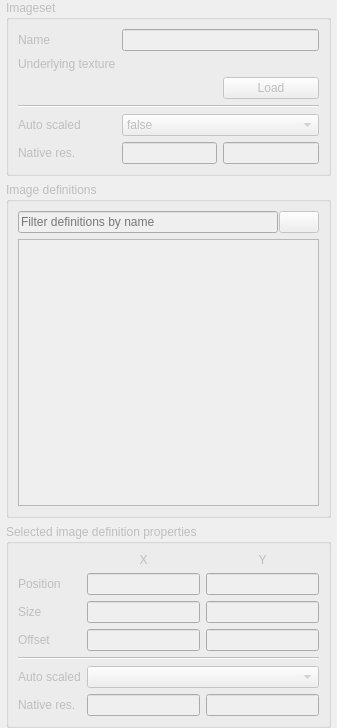
<?xml version="1.0" encoding="UTF-8"?>
<ui version="4.0">
 <class>DockWidget</class>
 <widget class="QDockWidget" name="DockWidget">
  <property name="enabled">
   <bool>false</bool>
  </property>
  <property name="geometry">
   <rect>
    <x>0</x>
    <y>0</y>
    <width>337</width>
    <height>728</height>
   </rect>
  </property>
  <property name="sizePolicy">
   <sizepolicy hsizetype="Preferred" vsizetype="Expanding">
    <horstretch>0</horstretch>
    <verstretch>0</verstretch>
   </sizepolicy>
  </property>
  <property name="minimumSize">
   <size>
    <width>337</width>
    <height>525</height>
   </size>
  </property>
  <property name="focusPolicy">
   <enum>Qt::ClickFocus</enum>
  </property>
  <property name="windowTitle">
   <string>Imageset Editing</string>
  </property>
  <widget class="QWidget" name="dockWidgetContents">
   <layout class="QVBoxLayout" name="verticalLayout">
    <property name="spacing">
     <number>6</number>
    </property>
    <property name="sizeConstraint">
     <enum>QLayout::SetNoConstraint</enum>
    </property>
    <property name="leftMargin">
     <number>6</number>
    </property>
    <property name="topMargin">
     <number>0</number>
    </property>
    <property name="rightMargin">
     <number>6</number>
    </property>
    <property name="bottomMargin">
     <number>0</number>
    </property>
    <item>
     <widget class="QGroupBox" name="imagesetGroupBox">
      <property name="minimumSize">
       <size>
        <width>0</width>
        <height>172</height>
       </size>
      </property>
      <property name="title">
       <string>Imageset</string>
      </property>
      <layout class="QGridLayout" name="gridLayout_2">
       <item row="5" column="2">
        <widget class="QLineEdit" name="nativeVertRes"/>
       </item>
       <item row="5" column="1">
        <widget class="QLineEdit" name="nativeHorzRes"/>
       </item>
       <item row="5" column="0">
        <widget class="QLabel" name="nativeResolutionLabel">
         <property name="toolTip">
          <string>Native resolution</string>
         </property>
         <property name="text">
          <string>Native res.</string>
         </property>
        </widget>
       </item>
       <item row="4" column="1" colspan="2">
        <widget class="QComboBox" name="autoScaled">
         <item>
          <property name="text">
           <string>false</string>
          </property>
         </item>
         <item>
          <property name="text">
           <string>vertical</string>
          </property>
         </item>
         <item>
          <property name="text">
           <string>horizontal</string>
          </property>
         </item>
         <item>
          <property name="text">
           <string>min</string>
          </property>
         </item>
         <item>
          <property name="text">
           <string>max</string>
          </property>
         </item>
         <item>
          <property name="text">
           <string>true</string>
          </property>
         </item>
        </widget>
       </item>
       <item row="0" column="1" colspan="2">
        <widget class="QLineEdit" name="name"/>
       </item>
       <item row="2" column="2">
        <widget class="QPushButton" name="imageLoad">
         <property name="text">
          <string>Load</string>
         </property>
        </widget>
       </item>
       <item row="1" column="1" colspan="2">
        <widget class="FileLineEdit" name="image" native="true">
         <property name="sizePolicy">
          <sizepolicy hsizetype="Preferred" vsizetype="Fixed">
           <horstretch>0</horstretch>
           <verstretch>0</verstretch>
          </sizepolicy>
         </property>
        </widget>
       </item>
       <item row="1" column="0">
        <widget class="QLabel" name="imageLabel">
         <property name="text">
          <string>Underlying texture</string>
         </property>
        </widget>
       </item>
       <item row="0" column="0">
        <widget class="QLabel" name="nameLabel">
         <property name="text">
          <string>Name</string>
         </property>
         <property name="buddy">
          <cstring>name</cstring>
         </property>
        </widget>
       </item>
       <item row="4" column="0">
        <widget class="QLabel" name="autoScaledLabel">
         <property name="text">
          <string>Auto scaled</string>
         </property>
        </widget>
       </item>
       <item row="3" column="0" colspan="3">
        <widget class="Line" name="line_2">
         <property name="orientation">
          <enum>Qt::Horizontal</enum>
         </property>
        </widget>
       </item>
      </layout>
     </widget>
    </item>
    <item>
     <widget class="QGroupBox" name="imagesGroupBox">
      <property name="sizePolicy">
       <sizepolicy hsizetype="Preferred" vsizetype="Expanding">
        <horstretch>0</horstretch>
        <verstretch>0</verstretch>
       </sizepolicy>
      </property>
      <property name="minimumSize">
       <size>
        <width>0</width>
        <height>120</height>
       </size>
      </property>
      <property name="title">
       <string>Image definitions</string>
      </property>
      <layout class="QVBoxLayout" name="verticalLayout_2">
       <item>
        <widget class="QWidget" name="widget" native="true">
         <layout class="QHBoxLayout" name="horizontalLayout">
          <property name="spacing">
           <number>1</number>
          </property>
          <property name="margin">
           <number>0</number>
          </property>
          <item>
           <widget class="QLineEdit" name="filterBox">
            <property name="placeholderText">
             <string>Filter definitions by name</string>
            </property>
           </widget>
          </item>
          <item>
           <widget class="QPushButton" name="filterResetButton">
            <property name="toolTip">
             <string>Reset the filter</string>
            </property>
            <property name="text">
             <string/>
            </property>
            <property name="icon">
             <iconset>
              <normaloff>icons/imageset_editing/filter_reset.png</normaloff>icons/imageset_editing/filter_reset.png</iconset>
            </property>
            <property name="iconSize">
             <size>
              <width>16</width>
              <height>16</height>
             </size>
            </property>
            <property name="autoDefault">
             <bool>false</bool>
            </property>
            <property name="default">
             <bool>false</bool>
            </property>
            <property name="flat">
             <bool>false</bool>
            </property>
           </widget>
          </item>
         </layout>
        </widget>
       </item>
       <item>
        <widget class="QListWidget" name="list">
         <property name="editTriggers">
          <set>QAbstractItemView::DoubleClicked|QAbstractItemView::EditKeyPressed|QAbstractItemView::SelectedClicked</set>
         </property>
         <property name="alternatingRowColors">
          <bool>false</bool>
         </property>
         <property name="selectionMode">
          <enum>QAbstractItemView::ExtendedSelection</enum>
         </property>
         <property name="iconSize">
          <size>
           <width>32</width>
           <height>32</height>
          </size>
         </property>
         <property name="selectionRectVisible">
          <bool>true</bool>
         </property>
         <property name="sortingEnabled">
          <bool>true</bool>
         </property>
        </widget>
       </item>
      </layout>
     </widget>
    </item>
    <item>
     <widget class="QGroupBox" name="propertiesGroupBox">
      <property name="title">
       <string>Selected image definition properties</string>
      </property>
      <layout class="QGridLayout" name="gridLayout">
       <item row="0" column="2">
        <widget class="QLabel" name="yColumnLabel">
         <property name="text">
          <string>Y</string>
         </property>
         <property name="alignment">
          <set>Qt::AlignCenter</set>
         </property>
        </widget>
       </item>
       <item row="2" column="0">
        <widget class="QLabel" name="sizeLabel">
         <property name="text">
          <string>Size</string>
         </property>
        </widget>
       </item>
       <item row="1" column="2">
        <widget class="QLineEdit" name="positionY">
         <property name="sizePolicy">
          <sizepolicy hsizetype="Expanding" vsizetype="Fixed">
           <horstretch>0</horstretch>
           <verstretch>0</verstretch>
          </sizepolicy>
         </property>
        </widget>
       </item>
       <item row="1" column="0">
        <widget class="QLabel" name="positionLabel">
         <property name="text">
          <string>Position</string>
         </property>
        </widget>
       </item>
       <item row="5" column="0">
        <widget class="QLabel" name="autoScaledPerImageLabel">
         <property name="text">
          <string>Auto scaled</string>
         </property>
        </widget>
       </item>
       <item row="2" column="2">
        <widget class="QLineEdit" name="height"/>
       </item>
       <item row="2" column="1">
        <widget class="QLineEdit" name="width"/>
       </item>
       <item row="3" column="1">
        <widget class="QLineEdit" name="offsetX"/>
       </item>
       <item row="3" column="2">
        <widget class="QLineEdit" name="offsetY"/>
       </item>
       <item row="3" column="0">
        <widget class="QLabel" name="offsetLabel">
         <property name="text">
          <string>Offset</string>
         </property>
        </widget>
       </item>
       <item row="1" column="1">
        <widget class="QLineEdit" name="positionX"/>
       </item>
       <item row="0" column="1">
        <widget class="QLabel" name="xColumnLabel">
         <property name="text">
          <string>X</string>
         </property>
         <property name="alignment">
          <set>Qt::AlignCenter</set>
         </property>
        </widget>
       </item>
       <item row="5" column="1" colspan="2">
        <widget class="QComboBox" name="autoScaledPerImage">
         <item>
          <property name="text">
           <string/>
          </property>
         </item>
         <item>
          <property name="text">
           <string>false</string>
          </property>
         </item>
         <item>
          <property name="text">
           <string>vertical</string>
          </property>
         </item>
         <item>
          <property name="text">
           <string>horizontal</string>
          </property>
         </item>
         <item>
          <property name="text">
           <string>min</string>
          </property>
         </item>
         <item>
          <property name="text">
           <string>max</string>
          </property>
         </item>
         <item>
          <property name="text">
           <string>true</string>
          </property>
         </item>
        </widget>
       </item>
       <item row="6" column="0">
        <widget class="QLabel" name="nativeResPerImageLabel">
         <property name="text">
          <string>Native res.</string>
         </property>
        </widget>
       </item>
       <item row="6" column="1">
        <widget class="QLineEdit" name="nativeHorzResPerImage"/>
       </item>
       <item row="6" column="2">
        <widget class="QLineEdit" name="nativeVertResPerImage"/>
       </item>
       <item row="4" column="0" colspan="3">
        <widget class="Line" name="line">
         <property name="orientation">
          <enum>Qt::Horizontal</enum>
         </property>
        </widget>
       </item>
      </layout>
     </widget>
    </item>
   </layout>
  </widget>
 </widget>
 <customwidgets>
  <customwidget>
   <class>FileLineEdit</class>
   <extends>QWidget</extends>
   <header>ceed.qtwidgets</header>
   <container>1</container>
  </customwidget>
 </customwidgets>
 <resources/>
 <connections>
  <connection>
   <sender>filterResetButton</sender>
   <signal>clicked()</signal>
   <receiver>filterBox</receiver>
   <slot>clear()</slot>
   <hints>
    <hint type="sourcelabel">
     <x>316</x>
     <y>208</y>
    </hint>
    <hint type="destinationlabel">
     <x>158</x>
     <y>208</y>
    </hint>
   </hints>
  </connection>
 </connections>
</ui>
